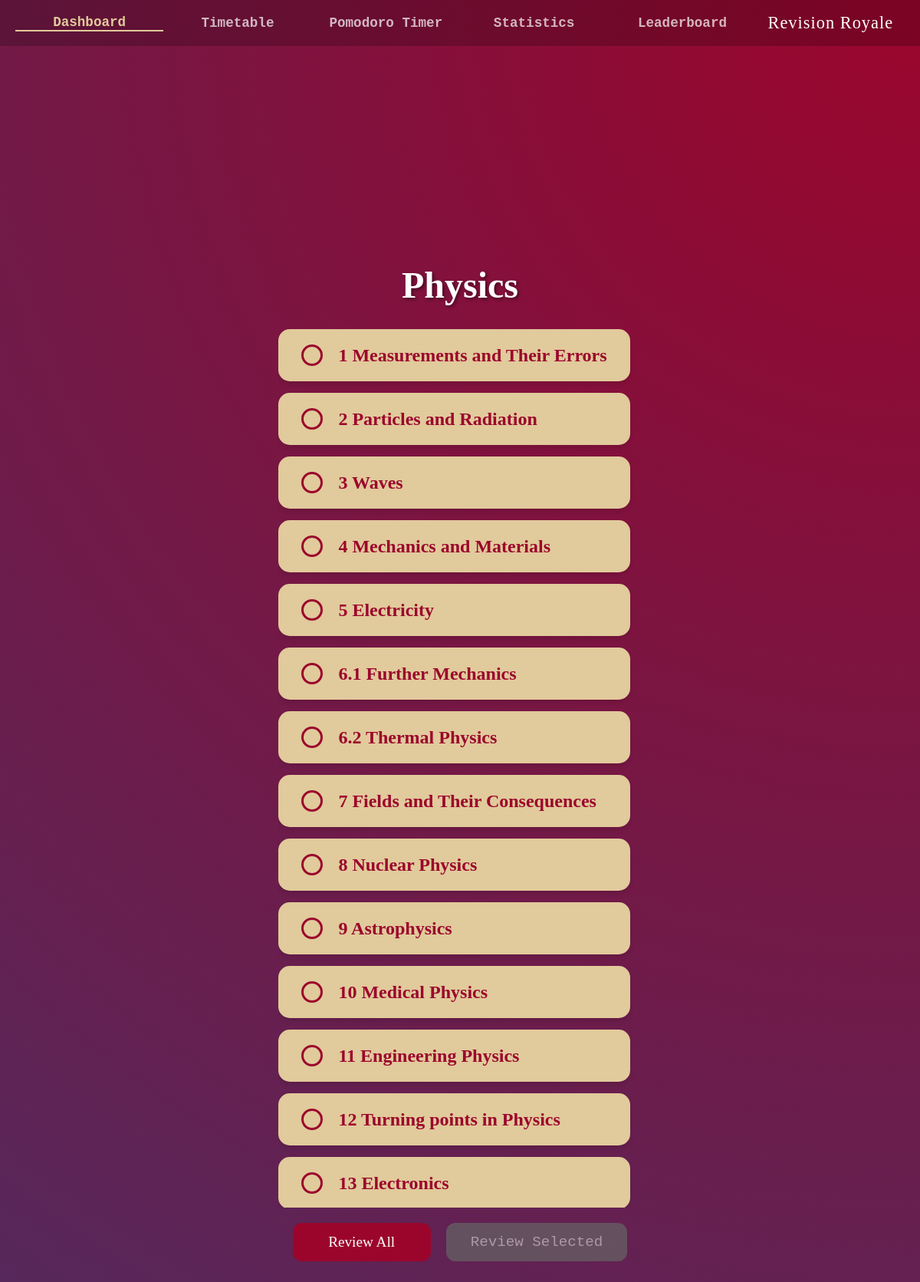
The page /deck_selection?SubjectID=3 on the database as committed earlier.
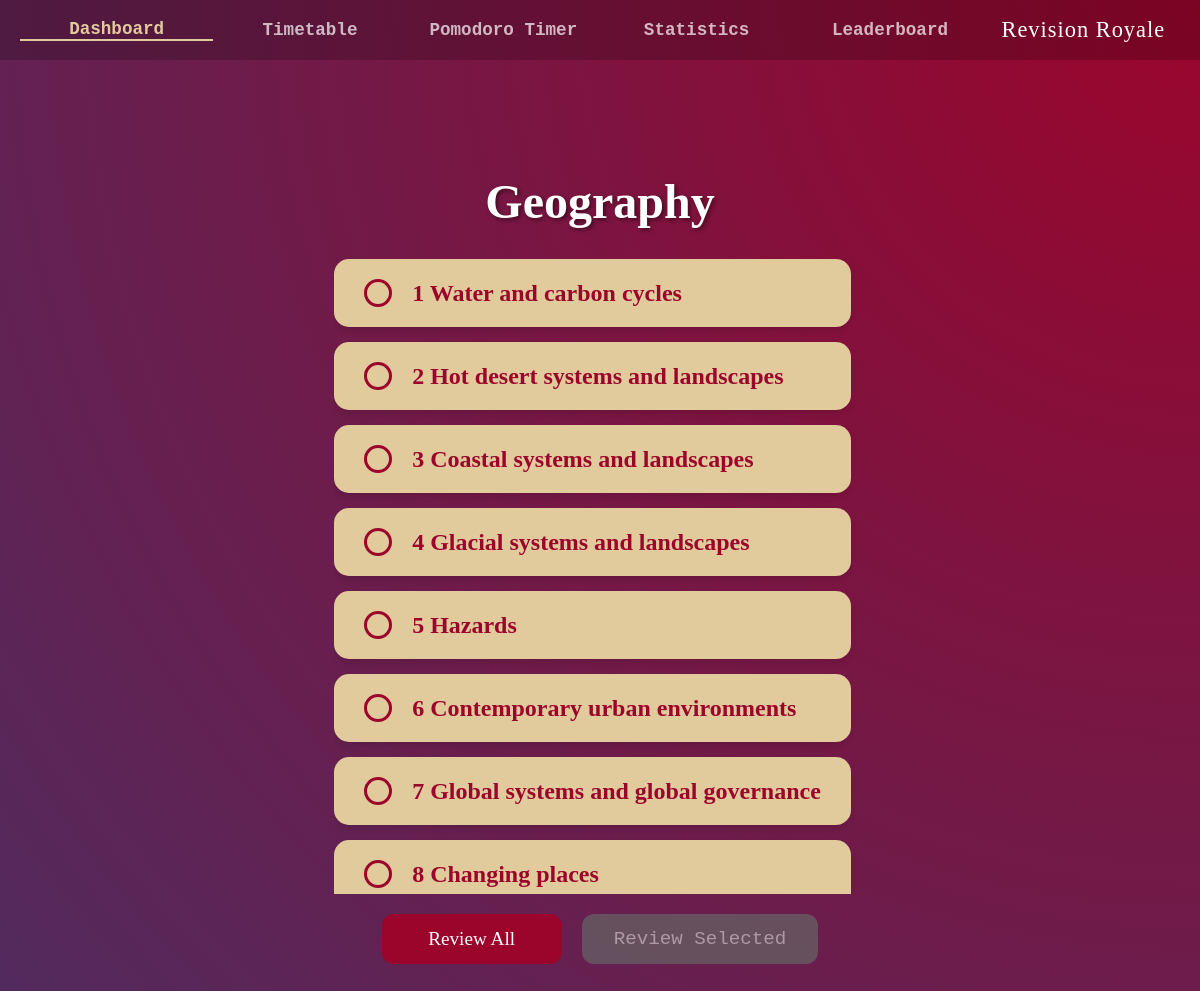
The same page on the database as committed later.
### tables this page shows
CREATE TABLE Subjects
(SubjectID INTEGER PRIMARY KEY AUTOINCREMENT,
SubjectName TEXT,
ExamBoard TEXT,
TimeSpent INTEGER,
LastReviewed INTEGER,
Priority REAL,
Username TEXT,
FOREIGN KEY(Username) REFERENCES Users(Username));

CREATE TABLE Decks
(DeckID INTEGER PRIMARY KEY AUTOINCREMENT,
DeckName TEXT,
Username TEXT,
SubjectID TEXT,
FOREIGN KEY(Username) REFERENCES Users(Username),
FOREIGN KEY(SubjectID) REFERENCES Subjects(SubjectID));

### app.py (the view)
@app.route("/deck_selection", methods=["GET"])
def DeckSelectionPage():
    AuthHandling(session)
    Subject = ProgramDatabase.GetRecord("Subjects", AttributeValue("SubjectID", "INTEGER", request.args.get('SubjectID')))
    Subject.ChangeAttribute("LastReviewed", int(time.time()))
    ProgramDatabase.SaveRecord(Subject)
    Decks = ProgramDatabase.GetAllRecords("Decks", AttributeValue("SubjectID", "INTEGER", Subject.GetPrimaryKey().Value))
    DecksData = []
    for Deck in Decks:
        DecksData.append(Deck.ConvertToDictionary())
    return render_template("authenticated/subjects/deck_selection.html", ActivePage="dashboard", SubjectName=Subject.GetAttribute('SubjectName').Value, DecksData=DecksData)

### app.py (called while the page is built, shortened)
def AuthHandling(Session):
    global CurrentUser
    if "user" not in Session:
        return redirect("/login")

### modules.py (called while the page is built)
def GetAttributeValueFromList(Attributes: list[AttributeValue], Name: str) -> AttributeValue:
    for Attribute in Attributes:
        if Attribute.Name == Name:
            return Attribute
    return None

    def IsEmpty(self) -> bool:
        return (self.TableName == "" or self.PrimaryKey == None)

    def GetTableName(self) -> str:
        return self.TableName

    def GetPrimaryKey(self) -> AttributeValue:
        return self.PrimaryKey

    def GetAttributes(self) -> list[AttributeValue]:
        return self.Attributes

    def ChangeAttribute(self, Name: str, Value: any) -> None:
        CurrentAttributes: list[AttributeValue] = self.Attributes
        if Name == self.PrimaryKey.Name:
            return
        for Attribute in CurrentAttributes:
            if Attribute.Name == Name:
                Attribute.Value = Value
        self.Attributes = CurrentAttributes

    def GetAttribute(self, Name: str) -> AttributeValue:
        return GetAttributeValueFromList(self.Attributes, Name)

### templates/authenticated/subjects/deck_selection.html (shortened to what this page needs)
{% extends "authenticated/authenticated_base.html" %}
{% block app_content %}
<div class="selection-container">
    <h1 class="page-title">{{ SubjectName }}</h1>
    <div class="deck-list-container">
        {% if DecksData %}
            {% for Deck in DecksData %}
            <div class="deck-card">
                <div class="selection-circle" data-id="{{ Deck['DeckID']}}" onclick="ToggleSelection(this)"></div>
                <a href="/flashcard_selection?DeckID={{Deck['DeckID']}}" class="deck-card-link">
                    <div class="subject-info">
                        <h2 class="subject-name">{{ Deck['DeckName'] }}</h2>
                    </div>
                </a>
            </div>
            {% endfor %}
        {% endif %}
    </div>
    <div class="review-actions">
        <button class="btn" id="btn-review-all" onclick="ReviewAll()">Review All</button>
        <button class="btn disabled-btn" id="btn-review-selected" onclick="ReviewSelected()">Review Selected</button>
    </div>
</div>
{% endblock %}

Rows that differ between the two databases and show on the page:
no longer on this page (row edited): Decks: DeckName "6.1 Further Mechanics"
no longer on this page (row edited): Decks: DeckName "6.2 Thermal Physics"
no longer on this page (row edited): Decks: DeckName "7 Fields and Their Consequences"
removed Decks: DeckName "8 Nuclear Physics"
removed Decks: DeckName "9 Astrophysics"
removed Decks: DeckName "10 Medical Physics"
removed Decks: DeckName "11 Engineering Physics"
removed Decks: DeckName "12 Turning points in Physics"
removed Decks: DeckName "13 Electronics"
changed Subjects: SubjectName "Physics" → "Geography"
now on this page (row edited): Decks: DeckName "1 Water and carbon cycles"
now on this page (row edited): Decks: DeckName "2 Hot desert systems and landscapes"
now on this page (row edited): Decks: DeckName "3 Coastal systems and landscapes"
changed Decks: DeckName "1 Measurements and Their Errors" → "4 Glacial systems and landscapes"
changed Decks: DeckName "2 Particles and Radiation" → "5 Hazards"
changed Decks: DeckName "3 Waves" → "6 Contemporary urban environments"
changed Decks: DeckName "4 Mechanics and Materials" → "7 Global systems and global governance"
changed Decks: DeckName "5 Electricity" → "8 Changing places"
